Frame 1 (no input): blank canvas, image omitted
Frame 60 (the mouse pressed at the canvas centre just before this capture): blank canvas, image omitted
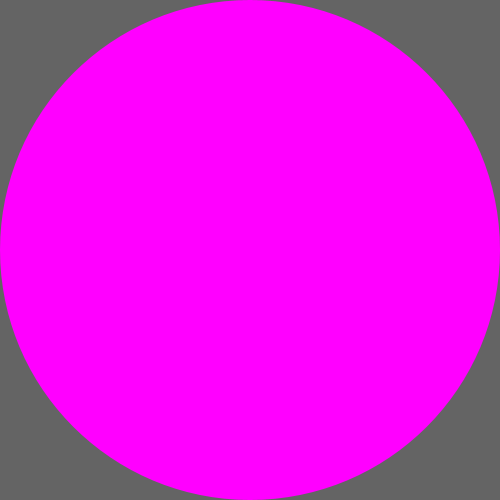
Frame 120 (the mouse held since frame 60 and released just before this capture)

The Processing sketch whose frames 1 and 60 were blank and that drew this single picture after the mouse press (run headless with seeded random() and noise(); from frame 60 on, the mouse is pressed at the canvas centre):

// Processing sketch: FunSketch
// ── FunSketch.pde

float circleSize = 20;
boolean isWireFrameActive = false;
boolean isSpaceBarPressed = false;
boolean isSpaceBarPressedPreviously = false;

void setup()
{
  size(500, 500);
}

void draw()
{
  if (isSpaceBarPressed && !isSpaceBarPressedPreviously)
  {
    isWireFrameActive = !isWireFrameActive;
  }
  
  background(100);
  if ( isWireFrameActive == true)
  {
    noFill();
    stroke(255, 255, 0);
  }
  else
  {
    fill(255, 0, 255);
    noStroke();
  }
  
  circleSize = map(mouseX, 0, width, 0, 1000);
  if (mouseX >= 250)
  {
    circleSize = map(mouseX, 0, width, 1000, 0);  
  }
  
  ellipse(mouseX, mouseY, circleSize, circleSize);
  
  isSpaceBarPressedPreviously = isSpaceBarPressed;
}

void mouseWheel(MouseEvent e)
{
  int amount = e.getCount();
  circleSize += amount * 10;
  if (circleSize < 10)
  {
    circleSize = 10;
  }
}

void keyPressed()
{
  //println(keyCode);
  if (keyCode == 32 )
  {
    isSpaceBarPressed = true;
  }
}

void keyReleased()
{
  if (keyCode == 32)
  {
    isSpaceBarPressed = false;
  }
}
